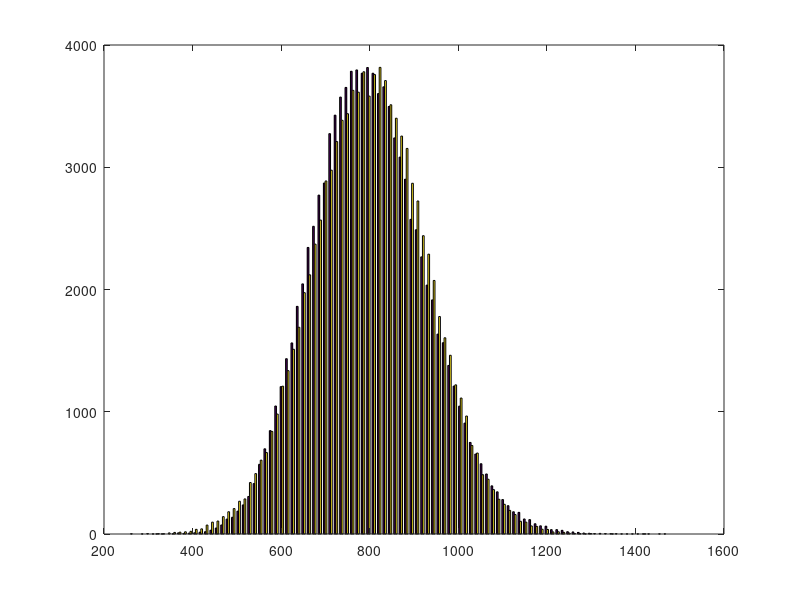

MATLAB code for this plot:
% a = 20+2*randn(100000,1);
% b = 1./a;
% 
% c = 2/400;
% d = (1/20) + c*randn(100000,1);
% hist([b,d],100)

a = 20+2*randn(100000,1);
b = 40+5*randn(100000,1);

c = a.*b;

d = (20*40) + sqrt((2^2)*(5^2)*(1 + (20/2).^2 + (40/5).^2))*randn(100000,1);

hist([c,d],100)